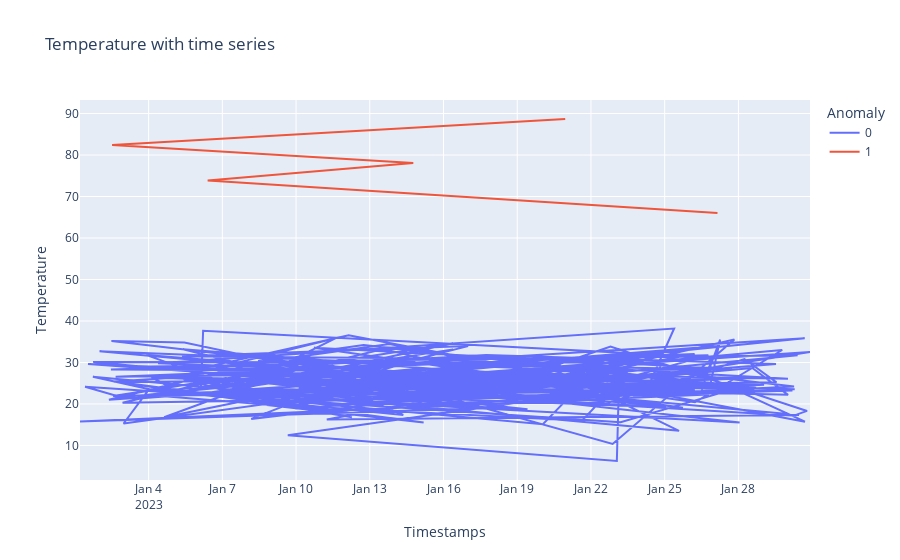

The notebook cell this image was saved under:
### Code cell
fig = px.line(Boiler_B, x="Timestamps", y="Temperature",  color='Anomaly',title='Temperature with time series')
fig.show()

### Figure 1 — Plotly figure (JSON) as saved in the notebook; plotly's stock layout.template omitted (floating-point values rounded to 4 significant figures; data arrays with more than 128 entries replaced by an {"elided": "..."} marker saying what was removed)
{"data": [{"hovertemplate": "Anomaly=0<br>Timestamps=%{x}<br>Temperature=%{y}<extra></extra>", "legendgroup": "0", "line": {"color": "#636efa", "dash": "solid"}, "marker": {"symbol": "circle"}, "mode": "lines", "name": "0", "orientation": "v", "showlegend": true, "type": "scatter", "x": {"elided": "215 str values"}, "xaxis": "x", "y": {"elided": "215 float values"}, "yaxis": "y"}, {"hovertemplate": "Anomaly=1<br>Timestamps=%{x}<br>Temperature=%{y}<extra></extra>", "legendgroup": "1", "line": {"color": "#EF553B", "dash": "solid"}, "marker": {"symbol": "circle"}, "mode": "lines", "name": "1", "orientation": "v", "showlegend": true, "type": "scatter", "x": ["2023-01-20T22:51:29", "2023-01-02T12:20:59", "2023-01-14T18:28:24", "2023-01-06T09:41:09", "2023-01-27T03:32:47"], "xaxis": "x", "y": [88.68, 82.42, 78.08, 73.84, 66.03], "yaxis": "y"}], "layout": {"legend": {"title": {"text": "Anomaly"}, "tracegroupgap": 0}, "title": {"text": "Temperature with time series"}, "xaxis": {"anchor": "y", "domain": [0, 1], "title": {"text": "Timestamps"}}, "yaxis": {"anchor": "x", "domain": [0, 1], "title": {"text": "Temperature"}}}}
